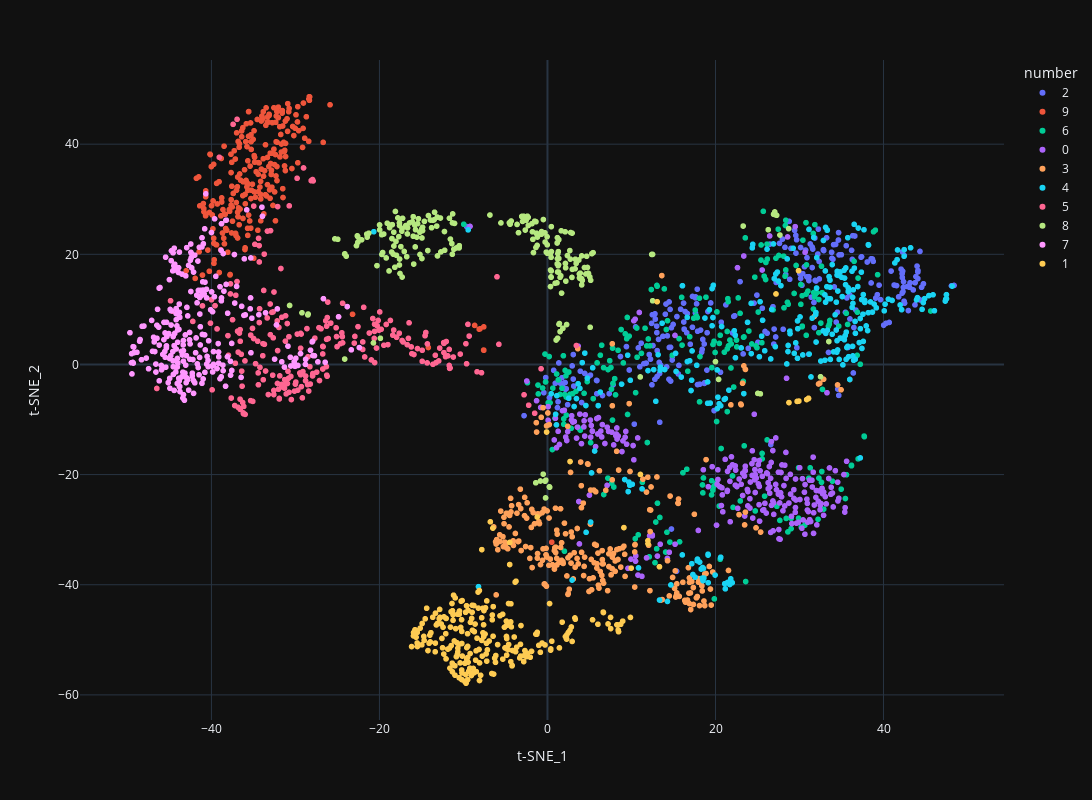

The notebook cell this image was saved under:
### Code cell
fig = px.scatter( 
  df,
  x='t-SNE_1', y='t-SNE_2',
  color = 'number',
  labels={'color': 'number'},
  hover_data=[df.index]
)

fig.update_layout(
  height=800,
  width=1400,
  template = "plotly_dark"
)

fig.update_traces(textposition='top center')
fig.show()

### Figure 1 — Plotly figure (JSON) as saved in the notebook; plotly's stock layout.template omitted (floating-point values rounded to 4 significant figures; data arrays with more than 128 entries replaced by an {"elided": "..."} marker saying what was removed)
{"data": [{"customdata": {"elided": "254x1 int values"}, "hovertemplate": "number=2<br>t-SNE_1=%{x}<br>t-SNE_2=%{y}<br>index=%{customdata[0]}<extra></extra>", "legendgroup": "2", "marker": {"color": "#636efa", "symbol": "circle"}, "mode": "markers", "name": "2", "showlegend": true, "textposition": "top center", "type": "scattergl", "x": {"elided": "254 float values"}, "xaxis": "x", "y": {"elided": "254 float values"}, "yaxis": "y"}, {"customdata": {"elided": "243x1 int values"}, "hovertemplate": "number=9<br>t-SNE_1=%{x}<br>t-SNE_2=%{y}<br>index=%{customdata[0]}<extra></extra>", "legendgroup": "9", "marker": {"color": "#EF553B", "symbol": "circle"}, "mode": "markers", "name": "9", "showlegend": true, "textposition": "top center", "type": "scattergl", "x": {"elided": "243 float values"}, "xaxis": "x", "y": {"elided": "243 float values"}, "yaxis": "y"}, {"customdata": {"elided": "250x1 int values"}, "hovertemplate": "number=6<br>t-SNE_1=%{x}<br>t-SNE_2=%{y}<br>index=%{customdata[0]}<extra></extra>", "legendgroup": "6", "marker": {"color": "#00cc96", "symbol": "circle"}, "mode": "markers", "name": "6", "showlegend": true, "textposition": "top center", "type": "scattergl", "x": {"elided": "250 float values"}, "xaxis": "x", "y": {"elided": "250 float values"}, "yaxis": "y"}, {"customdata": {"elided": "257x1 int values"}, "hovertemplate": "number=0<br>t-SNE_1=%{x}<br>t-SNE_2=%{y}<br>index=%{customdata[0]}<extra></extra>", "legendgroup": "0", "marker": {"color": "#ab63fa", "symbol": "circle"}, "mode": "markers", "name": "0", "showlegend": true, "textposition": "top center", "type": "scattergl", "x": {"elided": "257 float values"}, "xaxis": "x", "y": {"elided": "257 float values"}, "yaxis": "y"}, {"customdata": {"elided": "255x1 int values"}, "hovertemplate": "number=3<br>t-SNE_1=%{x}<br>t-SNE_2=%{y}<br>index=%{customdata[0]}<extra></extra>", "legendgroup": "3", "marker": {"color": "#FFA15A", "symbol": "circle"}, "mode": "markers", "name": "3", "showlegend": true, "textposition": "top center", "type": "scattergl", "x": {"elided": "255 float values"}, "xaxis": "x", "y": {"elided": "255 float values"}, "yaxis": "y"}, {"customdata": {"elided": "265x1 int values"}, "hovertemplate": "number=4<br>t-SNE_1=%{x}<br>t-SNE_2=%{y}<br>index=%{customdata[0]}<extra></extra>", "legendgroup": "4", "marker": {"color": "#19d3f3", "symbol": "circle"}, "mode": "markers", "name": "4", "showlegend": true, "textposition": "top center", "type": "scattergl", "x": {"elided": "265 float values"}, "xaxis": "x", "y": {"elided": "265 float values"}, "yaxis": "y"}, {"customdata": {"elided": "233x1 int values"}, "hovertemplate": "number=5<br>t-SNE_1=%{x}<br>t-SNE_2=%{y}<br>index=%{customdata[0]}<extra></extra>", "legendgroup": "5", "marker": {"color": "#FF6692", "symbol": "circle"}, "mode": "markers", "name": "5", "showlegend": true, "textposition": "top center", "type": "scattergl", "x": {"elided": "233 float values"}, "xaxis": "x", "y": {"elided": "233 float values"}, "yaxis": "y"}, {"customdata": {"elided": "234x1 int values"}, "hovertemplate": "number=8<br>t-SNE_1=%{x}<br>t-SNE_2=%{y}<br>index=%{customdata[0]}<extra></extra>", "legendgroup": "8", "marker": {"color": "#B6E880", "symbol": "circle"}, "mode": "markers", "name": "8", "showlegend": true, "textposition": "top center", "type": "scattergl", "x": {"elided": "234 float values"}, "xaxis": "x", "y": {"elided": "234 float values"}, "yaxis": "y"}, {"customdata": {"elided": "266x1 int values"}, "hovertemplate": "number=7<br>t-SNE_1=%{x}<br>t-SNE_2=%{y}<br>index=%{customdata[0]}<extra></extra>", "legendgroup": "7", "marker": {"color": "#FF97FF", "symbol": "circle"}, "mode": "markers", "name": "7", "showlegend": true, "textposition": "top center", "type": "scattergl", "x": {"elided": "266 float values"}, "xaxis": "x", "y": {"elided": "266 float values"}, "yaxis": "y"}, {"customdata": {"elided": "243x1 int values"}, "hovertemplate": "number=1<br>t-SNE_1=%{x}<br>t-SNE_2=%{y}<br>index=%{customdata[0]}<extra></extra>", "legendgroup": "1", "marker": {"color": "#FECB52", "symbol": "circle"}, "mode": "markers", "name": "1", "showlegend": true, "textposition": "top center", "type": "scattergl", "x": {"elided": "243 float values"}, "xaxis": "x", "y": {"elided": "243 float values"}, "yaxis": "y"}], "layout": {"height": 800, "legend": {"title": {"text": "number"}, "tracegroupgap": 0}, "margin": {"t": 60}, "width": 1400, "xaxis": {"anchor": "y", "domain": [0, 1], "title": {"text": "t-SNE_1"}}, "yaxis": {"anchor": "x", "domain": [0, 1], "title": {"text": "t-SNE_2"}}}}
